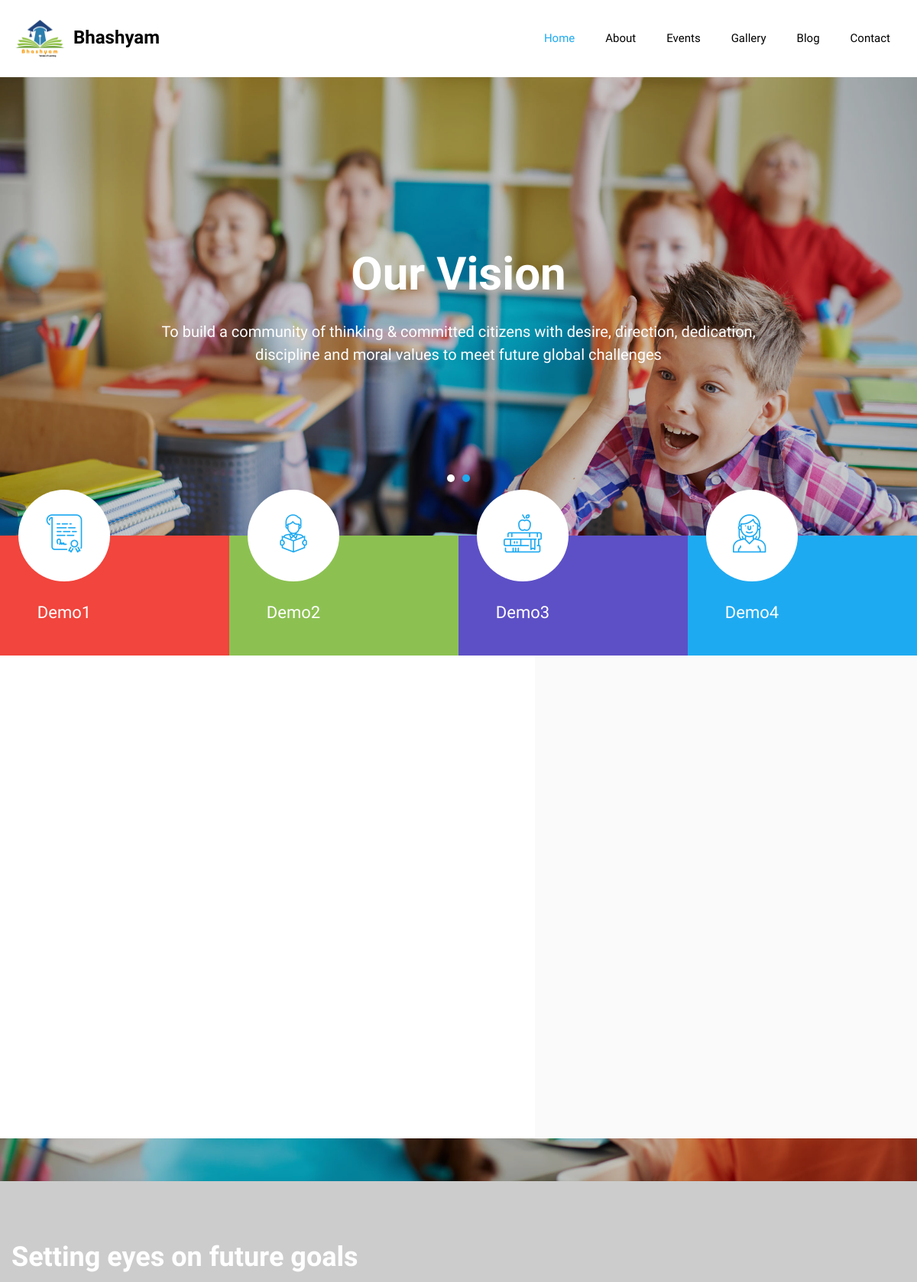
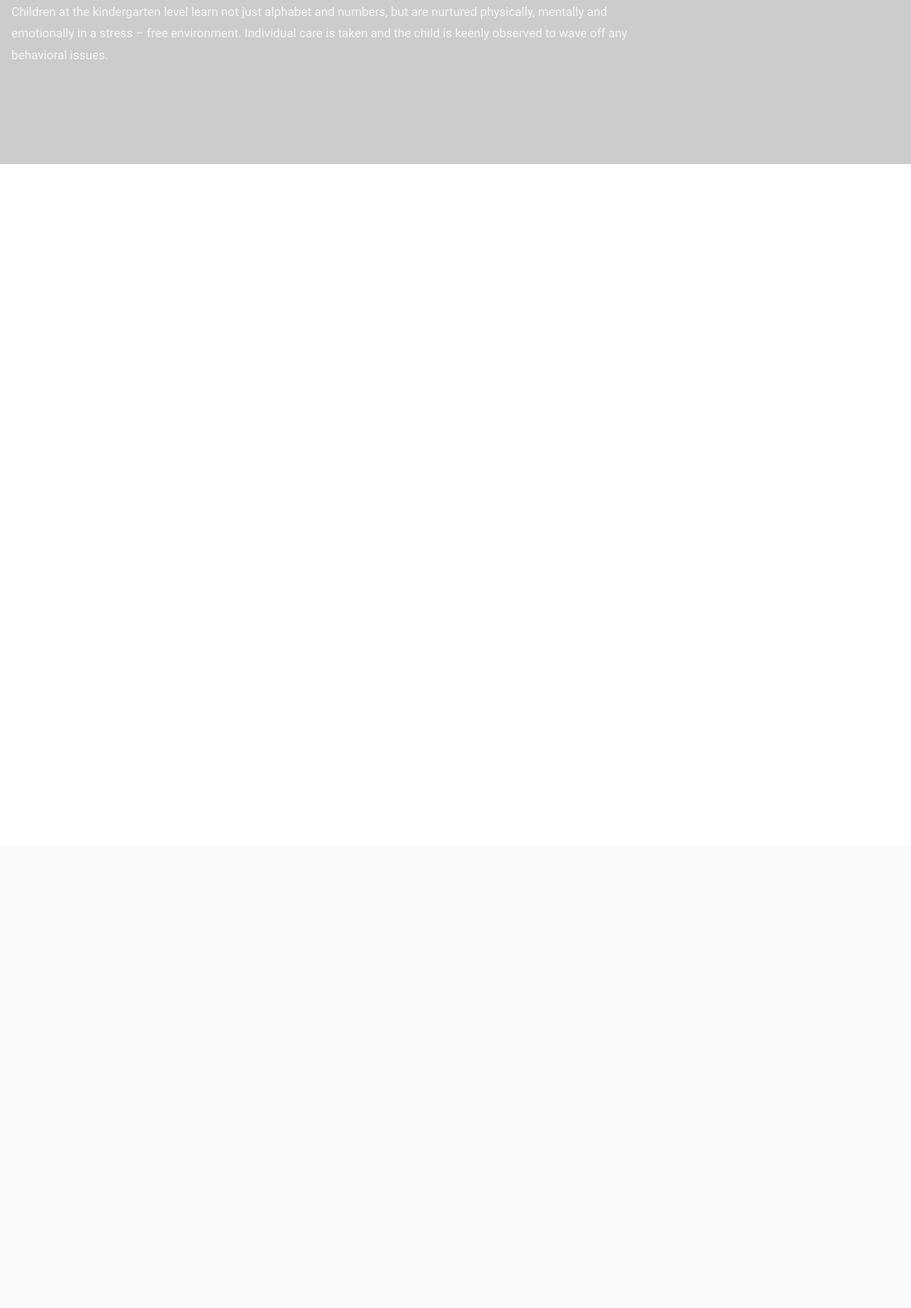
The page / (upper part) on the database its author committed (2 pictures, top to bottom).
### school/models.py (models this page shows)
class Carousel(models.Model):
    image=models.ImageField(upload_to=rename_carousel)
    title=models.CharField(max_length=264)
    details=models.TextField(max_length=100000)
    class Meta:
        verbose_name_plural = "Carousel"

class school_tiles(models.Model):
    title=models.CharField(max_length=264)
    details=models.TextField(max_length=100000)
    class Meta:
        verbose_name_plural = "School_Tiles"

### school/views.py (the view)
# urls.py: path('',views.index),
def index(request):
    obj=approach.objects.all()
    data=[]
    for i in obj:
        a=[]
        a.append(i.name)
        a.append(i.details[0:150])
        x=i.name
        x=x.replace(' ','_')
        x="approach/"+x
        a.append(x)
        img="/media/"+str(i.image)
        a.append(img)
        data.append(a)
    obj=events.objects.filter(date__gte=datetime.datetime.now()).order_by('date')
    eves=[]
    ct=0
    for i in obj:
        a=[]
        a.append(i.name)
        x=str(i.date)
        x=x.split('-')
        x=x[2]+'-'+x[1]+'-'+x[0]
        a.append(x)
        img="/media/"+str(i.image)
        a.append(img)
        x=i.name
        x=x.replace(' ','_')
        x="/events/"+x
        a.append(x)
        eves.append(a)
        ct+=1
        if ct==2:
            break
    con=[]
    obj=contact_us.objects.all()
    ctt=0
    for i in obj:
        con.append(i.address)
        con.append(i.mobile_number)
        con.append(i.email)
        break
    tiles=[]
    obj=school_tiles.objects.all()
    for i in obj:
        tiles.append([i.title,'/school/'+i.title.replace(' ','_')])
    car=[]
    obj=Carousel.objects.all()
    for i in obj:
        a=[]
        a.append("/media/"+str(i.image))
        a.append(i.title)
        a.append(i.details)
        car.append(a)
    return render(request,'index.html',context={'data':data,'no_of_events':ct,'events':eves,'contact':con,'tiles':tiles,'carousel':car})

### Templates/index.html (shortened to what this page needs)
{% load static %}
<!DOCTYPE html>
<html lang="en">
  <head>
    <link rel="stylesheet" href="{% static 'css/open-iconic-bootstrap.min.css' %}">
    <link rel="stylesheet" href="{% static 'css/animate.css' %}">
    <link rel="stylesheet" href="{% static 'css/owl.carousel.min.css' %}">
    <link rel="stylesheet" href="{% static 'css/owl.theme.default.min.css' %}">
    <link rel="stylesheet" href="{% static 'css/magnific-popup.css' %}">
    <link rel="stylesheet" href="{% static 'css/aos.css' %}">
    <link rel="stylesheet" href="{% static 'css/ionicons.min.css' %}">
    <link rel="stylesheet" href="{% static 'css/flaticon.css' %}">
    <link rel="stylesheet" href="{% static 'css/icomoon.css' %}">
    <link rel="stylesheet" href="{% static 'css/style.css' %}">
  </head>
  <body>
    <nav class="navbar navbar-expand-lg navbar-dark bg-dark ftco_navbar ftco-navbar-light" id="ftco-navbar">
	    <div class="container d-flex align-items-center">
	    	<a class="navbar-brand" href="">
          <img src="{% static 'images/logo.jpeg' %}" width="75">
          Bhashyam
        </a>
	      <div class="collapse navbar-collapse" id="ftco-nav">
	        <ul class="navbar-nav ml-auto">
            <li class="nav-item active"><a href="/" class="nav-link">Home</a></li>
	        	<li class="nav-item"><a href="/about" class="nav-link">About</a></li>
	        	<li class="nav-item"><a href="/events" class="nav-link">Events</a></li>
	        	<li class="nav-item"><a href="/gallery" class="nav-link">Gallery</a></li>
	        	<li class="nav-item"><a href="/blog" class="nav-link">Blog</a></li>
	          <li class="nav-item"><a href="/contact" class="nav-link">Contact</a></li>
	        </ul>
	      </div>
	    </div>
	  </nav>
    <section class="home-slider owl-carousel">
      {% for i in carousel %}
        <div class="slider-item" style="background-image:url({{i.0}});">
          <div class="overlay"></div>
          <div class="container">
            <div class="row no-gutters slider-text align-items-center justify-content-center" data-scrollax-parent="true">
            <div class="col-md-8 text-center ftco-animate">
              <h1 class="mb-4">{{i.1}}</h1>
              <h5 class="mb-0" style="color: white">{{i.2}}</h5>
            </div>
          </div>
          </div>
        </div>
      {% endfor %}
    </section>
    <section class="ftco-services ftco-no-pb">
			<div class="container-wrap">
				<div class="row no-gutters">
          <div class="col-md-3 d-flex services align-self-stretch pb-4 px-4 ftco-animate bg-quarternary">
            <div class="media block-6 d-block text-center">
              <div class="icon d-flex justify-content-center align-items-center">
            		<span class="flaticon-diploma"></span>
              </div>
              <a href="{{tiles.0.1}}">
              <div class="media-body p-2 mt-3">
                <h3 class="heading">{{tiles.0.0}}</h3>
              </div>
            </a>
            </div>
          </div>
          <div class="col-md-3 d-flex services align-self-stretch pb-4 px-4 ftco-animate bg-tertiary">
            <div class="media block-6 d-block text-center">
              <div class="icon d-flex justify-content-center align-items-center">
            		<span class="flaticon-reading"></span>
              </div>
              <a href="{{tiles.1.1}}">
              <div class="media-body p-2 mt-3">
                <h3 class="heading">{{tiles.1.0}}</h3>
              </div>
            </a>
            </div>
          </div>
          <div class="col-md-3 d-flex services align-self-stretch pb-4 px-4 ftco-animate bg-fifth">
            <div class="media block-6 d-block text-center">
              <div class="icon d-flex justify-content-center align-items-center">
            		<span class="flaticon-books"></span>
              </div>
              <a href="{{tiles.2.1}}">
              <div class="media-body p-2 mt-3">
                <h3 class="heading">{{tiles.2.0}}</h3>
              </div>
            </a>
            </div>
          </div>
          <div class="col-md-3 d-flex services align-self-stretch pb-4 px-4 ftco-animate bg-primary">
            <div class="media block-6 d-block text-center">
              <div class="icon d-flex justify-content-center align-items-center">
            		<span class="flaticon-teacher"></span>
              </div>
              <a href="{{tiles.3.1}}">
              <div class="media-body p-2 mt-3">
                <h3 class="heading">{{tiles.3.0}}</h3>
              </div>
            </a>
            </div>
          </div>
        </div>
			</div>
		</section>
		<section class="ftco-section ftco-no-pt ftc-no-pb">
			<div class="container">
				<div class="row">
					<div class="col-md-5 order-md-last wrap-about py-5 wrap-about bg-light">
					</div>
				</div>
			</div>
		</section>
		<section class="ftco-intro" style="background-image: url({% static 'images/bg_3.jpg' %});" data-stellar-background-ratio="0.5">
			<div class="overlay"></div>
			<div class="container">
				<div class="row">
					<div class="col-md-9">
						<h2>Setting eyes on future goals</h2>
						<p class="mb-0">Children at the kindergarten level learn not just
							alphabet and numbers, but are nurtured physically,
							mentally and emotionally in a stress – free environment.
							Individual care is taken and the child is keenly observed
							 to wave off any behavioral issues.
							</p>
					</div>
				</div>
			</div>
		</section>
    <section class="ftco-section">
    	<div class="container">
    		<div class="row justify-content-center mb-5 pb-2">
        </div>
    		<div class="row">
        </div>
    	</div>
    </section>
		<section class="ftco-section bg-light">
			<div class="container">
				<div class="row justify-content-center mb-5 pb-2">
        </div>
		<div class="row">
        </div>
			</div>
		</section>
  </body>
</html>

### rows shown on the page
Carousel: title "Our Vision", details "To build a community of thinking & committed citizens with desire, direction, dedication, discipline and moral values to meet future global challenges"
school_tiles: title "Demo1"
school_tiles: title "Demo2"
school_tiles: title "Demo3"
school_tiles: title "Demo4"
